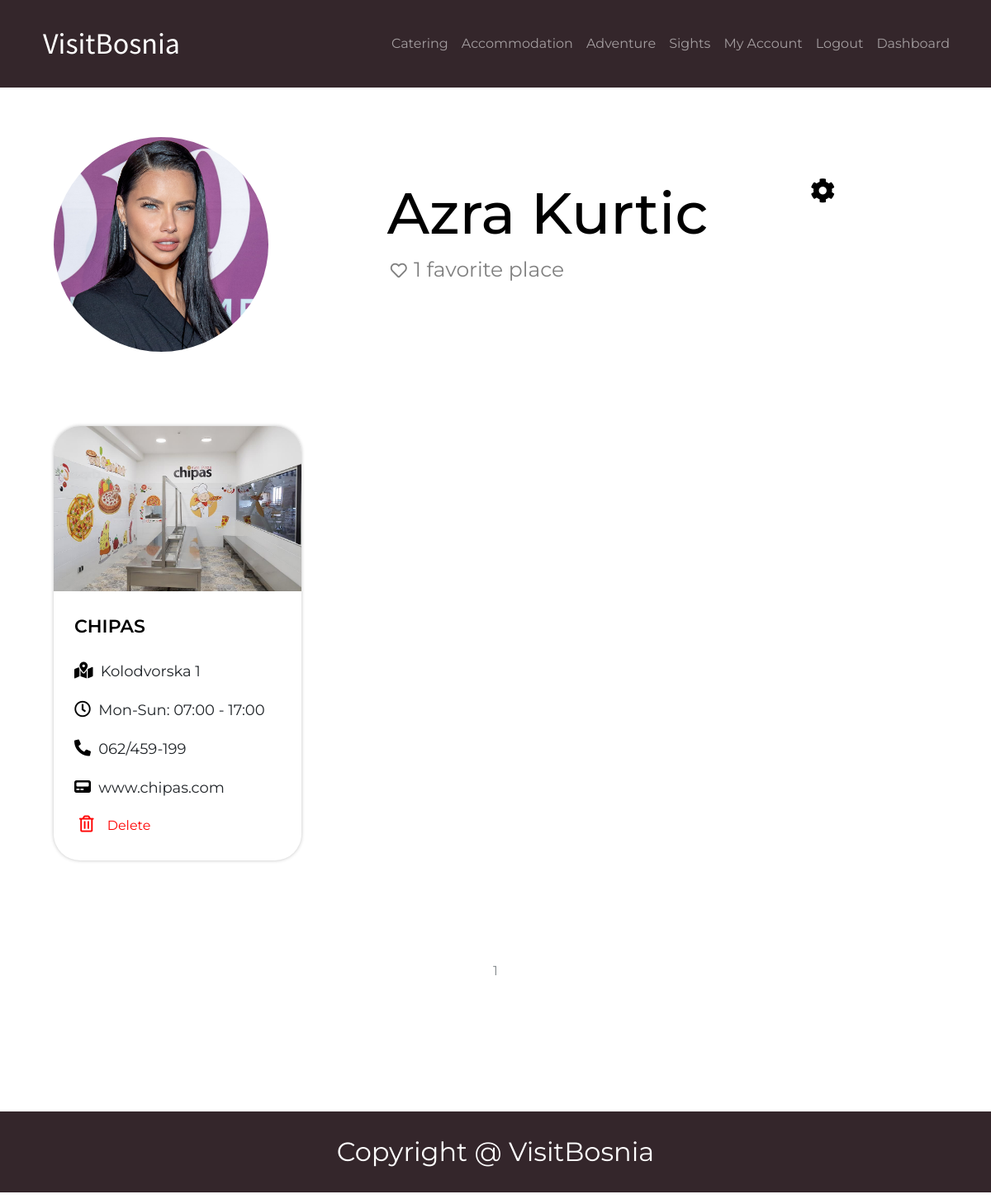
Screenshot of /Profile/profile.php (signed in) with the database file from the repository.
### tables this page shows
CREATE TABLE `type` (
  `tid` int(11) NOT NULL,
  `name` varchar(255) NOT NULL,
  `supertype` int(11) DEFAULT NULL,
  `picture` varchar(255) DEFAULT NULL
);

CREATE TABLE `user` (
  `uid` int(11) NOT NULL,
  `name` varchar(100) NOT NULL,
  `surname` varchar(100) NOT NULL,
  `email` varchar(255) NOT NULL,
  `phone` varchar(20) DEFAULT NULL,
  `dob` date NOT NULL,
  `image` varchar(255) DEFAULT NULL,
  `gender` varchar(6) DEFAULT NULL,
  `username` varchar(30) NOT NULL,
  `active` bit(1) NOT NULL DEFAULT b'1',
  `password` varchar(50) NOT NULL,
  `city` int(11) NOT NULL,
  `admin` bit(1) NOT NULL DEFAULT b'0',
  `startdate` date DEFAULT NULL
);

CREATE TABLE `userfavorites` (
  `fid` int(11) NOT NULL,
  `user` int(11) DEFAULT NULL,
  `object` int(11) DEFAULT NULL,
  `date` date DEFAULT NULL
);

CREATE TABLE `object` (
  `oid` int(11) NOT NULL,
  `name` varchar(255) NOT NULL,
  `street` varchar(255) NOT NULL,
  `phone` varchar(20) DEFAULT NULL,
  `opening_hours` time NOT NULL,
  `closing_hours` time NOT NULL,
  `pricing` int(11) DEFAULT 0,
  `webpage` varchar(255) DEFAULT NULL,
  `email` varchar(150) DEFAULT NULL,
  `start_day` varchar(20) DEFAULT 'Monday',
  `close_day` varchar(20) DEFAULT 'Sunday',
  `isVegan` tinyint(1) DEFAULT 0,
  `description` longtext DEFAULT NULL,
  `isGlutenFree` tinyint(1) DEFAULT 0,
  `isPetFriendly` tinyint(1) DEFAULT 0,
  `city` int(11) NOT NULL,
  `isHalal` tinyint(1) DEFAULT 0,
  `image` varchar(255) NOT NULL,
  `averagerating` double DEFAULT NULL,
  `active` bit(1) NOT NULL DEFAULT b'1'
);

### Profile/profile.php (the view, shortened to what this page needs)
<?php
require("../dbase.php");
$page = $_GET['page'] ?? 1;
$userID = $_SESSION['user'];
$pagesQuery = mysqli_query($conn, "SELECT count(*) as numOfPages FROM userfavorites uf, object o WHERE uf.user = {$userID} AND uf.object = o.oid");
$objects = mysqli_fetch_assoc($pagesQuery);
$totalObjects = $objects['numOfPages'];
$objectsPerPage = 3;
$pages = ceil($totalObjects/$objectsPerPage);
$offset = ($page - 1) * $objectsPerPage;
$userResults = mysqli_query($conn,"SELECT u.name, u.surname, u.image FROM user u WHERE u.uid = '{$userID}'");
$user = mysqli_fetch_assoc($userResults);
$userFavorites = mysqli_query($conn, "SELECT uf.fid, o.oid,o.name, o.street, o.start_day, o.close_day, o.opening_hours, o.closing_hours, o.phone, o.webpage, o.image FROM userfavorites uf, object o WHERE uf.user = {$userID} AND uf.object = o.oid AND o.active = 1 LIMIT {$offset}, {$objectsPerPage}");
$noOfFavorites = mysqli_fetch_assoc(mysqli_query($conn, "SELECT count(*) as totalNumber FROM userfavorites uf, object o WHERE uf.user = {$userID} AND uf.object = o.oid AND o.active = 1"));
?>
<!doctype html>
<html lang="en">
<head>
    <?php include("../Includes/head.php") ?>
    <link rel="stylesheet" href="https://use.fontawesome.com/releases/v5.15.3/css/all.css">
    <link rel="stylesheet" type="text/css" href="../Includes/header.css">
    <link rel="stylesheet" type="text/css" href="../Includes/footer.css">
    <link rel="stylesheet" href="../Includes/box.css">
    <link rel="stylesheet" type="text/css" href="profile.css">
</head>
<body>
    <div id="hdr">
        <?php include("../Includes/header.php"); ?>
    </div>
    <main>
        <div id="user">
            <?php if ($user['image'] == null): ?>
                <img src="../images/UserImages/default.png" alt="User Picture">
            <?php else: ?>
                <img src="../images/UserImages/<?= $user['image'] ?>" alt="User Picture">
            <?php endif; ?>
            <div id="info">
                <div>
                    <h1><?= $user['name'] . ' ' . $user['surname'] ?></h1>
                    <i class="far fa-heart heart"></i>
                    <span><?= $noOfFavorites['totalNumber'] ?> favorite <?php if ($noOfFavorites['totalNumber'] == 1): ?> place <?php else: ?> places <?php endif; ?></span>
                </div>
                <div id="settings">
                    <a href="../AccountSettings/accountSettings.php" target="_self"><i class="fas fa-cog"></i></a>
                </div>
            </div>
        </div>
        <div class="content">
            <?php while ($row = mysqli_fetch_assoc($userFavorites)): ?>
                <div class="box" onClick="location.href='../Object/object.php?object=<?= $row['oid']; ?>'" style="cursor:pointer;">
                    <img class="object-image" src="../images/ObjectImages/<?php if ($row['image']) echo $row['image']; else echo "default.jpg"; ?>" alt="Picture">
                    <div class="info">
                        <h1 class="title"><?= $row['name'] ?></h1>
                        <div class="one-info">
                            <i class="fas fa-map-marked-alt"></i>
                            <span class="info-line"><?= $row['street'] ?></span>
                        </div>
                        <div class="one-info">
                            <i class="far fa-clock"></i>
                            <span class="info-line"><?= strtoupper($row['start_day'][0]) . substr($row['start_day'],1,2) ?>-<?= strtoupper($row['close_day'][0]) . substr($row['close_day'],1,2) ?>: <?= substr($row['opening_hours'], 0,5) ?> - <?= substr($row['closing_hours'], 0,5) ?></span>
                        </div>
                        <div class="one-info">
                            <i class="fas fa-phone-alt"></i>
                            <span class="info-line"><?= $row['phone'] ?></span>
                        </div>
                        <div class="one-info">
                            <i class="fas fa-pager"></i>
                            <span class="info-line"><?= $row['webpage'] ?></span>
                        </div>
                        <div class="one-info">
                            <i class="far fa-trash-alt deleteObjectBtn"></i>
                            <a href="RemoveFavourite.php?id=<?= $row['fid'] ?>" class="deleteObjectBtn">Delete</a>
                        </div>
                    </div>
                </div>
            <?php endwhile; ?>
        </div>
        <div class="pagination">
            <?php for ($i=0 ; $i<$pages ; $i++) :?>
                <a href="profile.php?page=<?= $i+1 ?>"><?= $i+1 ?></a>
            <?php endfor; ?>
        </div>
    </main>
    <?php include("../Includes/footer.php"); ?>
</body>
</html>

### Includes/header.php (shortened to what this page needs)
<?php
$conn = mysqli_connect('localhost', 'root', '', 'visitbosnia');
$mainCategories = mysqli_query($conn, "SELECT t.tid,t.name FROM type t WHERE t.supertype IS NULL");
?>
<nav class="navbar navbar-expand-lg navbar-dark">
   <div class="container">
       <a class="navbar-brand" href="../Citypage/citypage.php">VisitBosnia</a>
       <div class="collapse navbar-collapse" id="navbarSupportedContent">
           <ul class="navbar-nav mr-auto">
               <?php while ($row = mysqli_fetch_assoc($mainCategories)): ?>
                   <li class="nav-item"><a class="nav-link" href="../Category/category.php?category=<?= $row['tid'] ?>"><?= $row['name'] ?></a></li>
               <?php endwhile; ?>
               <?php if (isset($_SESSION['auth'])): ?>
                   <li class="nav-item"><a class="nav-link" href="../Profile/profile.php">My Account</a></li>
                   <li class="nav-item"><a class="nav-link" href="../logout.php">Logout</a></li>
               <?php endif; ?>
               <?php if (isset($_SESSION['admin']) && $_SESSION['admin'] == 1): ?>
                   <li class="nav-item"><a class="nav-link" href="../Dashboard/dashboard.php">Dashboard</a></li>
               <?php endif; ?>
           </ul>
       </div>
   </div>
</nav>

### Includes/header.css (style rules this page uses)
.navbar-brand { font-family: "Source Sans Pro", sans-serif; color: #fff; text-decoration: none; font-size: 36px; }
.container { margin: 13px auto; }
.navbar-collapse { flex-grow: 0; margin: 0; text-align: center; }
a { font-family: "Montserrat", sans-serif; text-decoration: none; color: #fff; padding: 10px; margin: 0; }

### Includes/box.css (style rules this page uses)
.content { margin: auto; width: 1070px; display: flex; justify-content: space-between; flex-wrap: wrap; }
.box { width: 300px; background: #FFFFFF; box-shadow: 0px 0px 4px rgba(0, 0, 0, 0.25); border-radius: 32px; margin: 10px 0; }
.object-image { width: 100%; border-radius: 32px 32px 0 0; object-fit: cover; height: 200px; }
.one-info { padding: 10px 5px; }
.one-info a { color: black; text-decoration: none; }
.info { padding: 20px; display: flex; flex-direction: column; align-content: center; justify-content: space-between; }
.info-line { font-family: 'Montserrat', sans-serif; font-weight: 400; font-size: 18px; padding: 0 5px; }
i { font-size: 20px; }
.title { font-family: 'Montserrat', sans-serif; color: #000; font-weight: 600; text-transform: uppercase; font-size: 22px; padding: 10px 5px; }

### Profile/profile.css (style rules this page uses)
* { padding: 0; margin: 0; box-sizing: border-box; }
body { font-family: 'Montserrat'; }
#hdr { background-color: #34262B; }
#user { width: 100%; margin: 30px 0; overflow: hidden; }
#user #info { display: flex; justify-content: space-evenly; margin: 50px 0; }
#user img { float: left; height: 260px; width: 260px; object-fit: cover; margin-right: 30px; border-radius: 50%; }
#user #info h1 { color: black; font-size: 70px; font-family: 'Montserrat'; }
#user #info span, i { color: gray; font-size: 25px; margin-top: 20px; }
#user #info #settings { float: right; }
#user #info #settings i { font-size: 30px; color: black; display: inline-block; }
main { width: 1070px; margin: 60px auto; }
.heart { color: gray; padding: 0 4px; }
.fas, .far { margin: 0; }
.deleteObjectBtn { color: red; padding: 0 6px; }
.one-info a { color: red; }
.content { padding: 50px 0; }
i { font-size: 20px; color: #000; }
.pagination a { color: rgba(46, 57, 63, 0.6); padding: 8px 16px; border: 3px black; text-decoration: none; transition: background-color .3s; }
.pagination { display: flex; align-items: center; justify-content: center; width: 100%; margin-top: 5%; }

### rows the page displays
type: name "Catering"
type: name "Accommodation"
type: name "Adventure"
type: name "Sights"
user: image (picture), name "Azra", surname "Kurtic"
userfavorites: object.image (picture), object.name "CHIPAS", object.street "Kolodvorska 1", object.start_day "M", object.start_day "on", object.close_day "S", object.close_day "un", object.opening_hours "07:00", object.closing_hours "17:00", object.phone "062/459-199", object.webpage "www.chipas.com"

### other values shown
$noOfFavorites['totalNumber'] "1"
